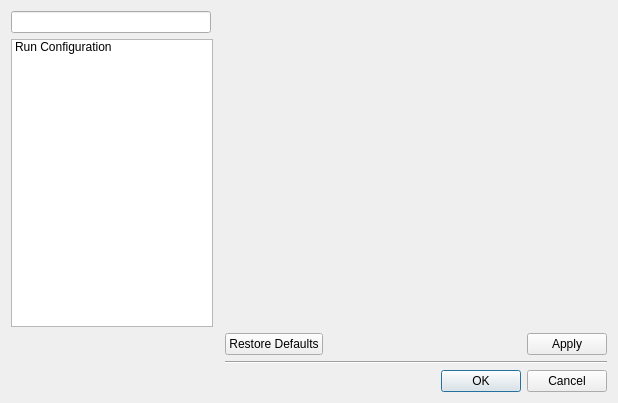
<?xml version="1.0" encoding="UTF-8"?>
<ui version="4.0">
 <class>PreferencesDialog</class>
 <widget class="QDialog" name="PreferencesDialog">
  <property name="geometry">
   <rect>
    <x>0</x>
    <y>0</y>
    <width>618</width>
    <height>403</height>
   </rect>
  </property>
  <property name="windowTitle">
   <string>Dialog</string>
  </property>
  <layout class="QGridLayout" name="gridLayout">
   <item row="5" column="2">
    <widget class="QDialogButtonBox" name="buttonBox">
     <property name="orientation">
      <enum>Qt::Horizontal</enum>
     </property>
     <property name="standardButtons">
      <set>QDialogButtonBox::Cancel|QDialogButtonBox::Ok</set>
     </property>
    </widget>
   </item>
   <item row="0" column="0">
    <widget class="QLineEdit" name="lineEdit">
     <property name="maximumSize">
      <size>
       <width>200</width>
       <height>16777215</height>
      </size>
     </property>
    </widget>
   </item>
   <item row="1" column="1" colspan="2">
    <widget class="QScrollArea" name="pageArea">
     <property name="frameShape">
      <enum>QFrame::NoFrame</enum>
     </property>
     <property name="frameShadow">
      <enum>QFrame::Sunken</enum>
     </property>
     <property name="widgetResizable">
      <bool>true</bool>
     </property>
     <widget class="QWidget" name="scrollAreaWidgetContents">
      <property name="geometry">
       <rect>
        <x>0</x>
        <y>0</y>
        <width>392</width>
        <height>263</height>
       </rect>
      </property>
      <layout class="QHBoxLayout" name="horizontalLayout">
       <item>
        <layout class="QVBoxLayout" name="scrollAreaVerticalLayout"/>
       </item>
      </layout>
     </widget>
    </widget>
   </item>
   <item row="3" column="2">
    <widget class="QDialogButtonBox" name="buttonBox_2">
     <property name="layoutDirection">
      <enum>Qt::LeftToRight</enum>
     </property>
     <property name="autoFillBackground">
      <bool>false</bool>
     </property>
     <property name="standardButtons">
      <set>QDialogButtonBox::Apply|QDialogButtonBox::RestoreDefaults</set>
     </property>
    </widget>
   </item>
   <item row="4" column="2">
    <widget class="Line" name="line">
     <property name="orientation">
      <enum>Qt::Horizontal</enum>
     </property>
    </widget>
   </item>
   <item row="1" column="0">
    <widget class="QListWidget" name="listWidget">
     <property name="maximumSize">
      <size>
       <width>202</width>
       <height>16777215</height>
      </size>
     </property>
     <property name="spacing">
      <number>5</number>
     </property>
     <item>
      <property name="text">
       <string>Run Configuration</string>
      </property>
      <property name="icon">
       <iconset resource="../images.qrc">
        <normaloff>:/mainwindow/images/play_button.png</normaloff>:/mainwindow/images/play_button.png</iconset>
      </property>
     </item>
    </widget>
   </item>
  </layout>
 </widget>
 <resources>
  <include location="../images.qrc"/>
 </resources>
 <connections>
  <connection>
   <sender>buttonBox</sender>
   <signal>accepted()</signal>
   <receiver>PreferencesDialog</receiver>
   <slot>accept()</slot>
   <hints>
    <hint type="sourcelabel">
     <x>248</x>
     <y>254</y>
    </hint>
    <hint type="destinationlabel">
     <x>157</x>
     <y>274</y>
    </hint>
   </hints>
  </connection>
  <connection>
   <sender>buttonBox</sender>
   <signal>rejected()</signal>
   <receiver>PreferencesDialog</receiver>
   <slot>reject()</slot>
   <hints>
    <hint type="sourcelabel">
     <x>316</x>
     <y>260</y>
    </hint>
    <hint type="destinationlabel">
     <x>286</x>
     <y>274</y>
    </hint>
   </hints>
  </connection>
 </connections>
</ui>
